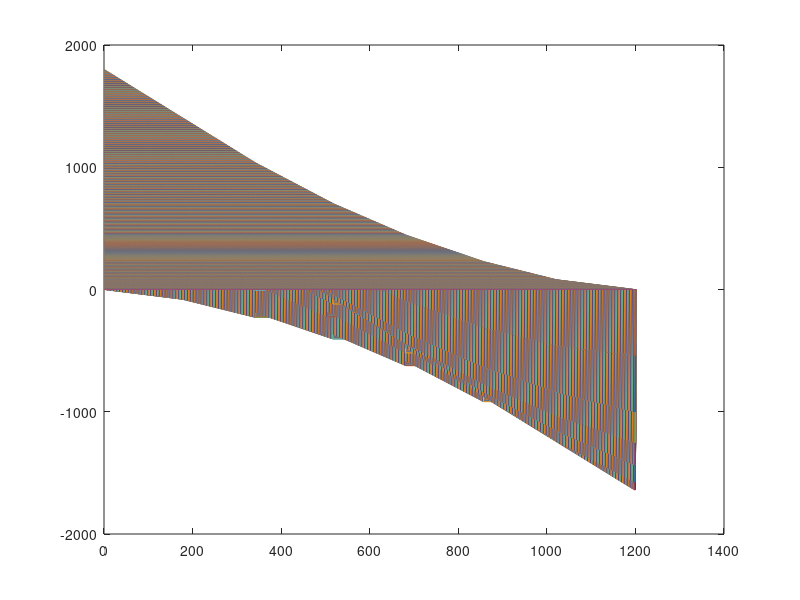
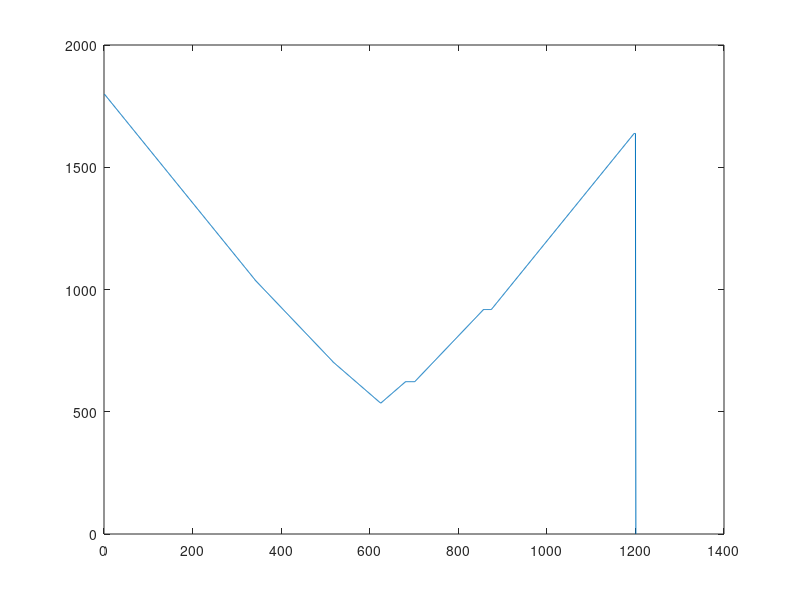
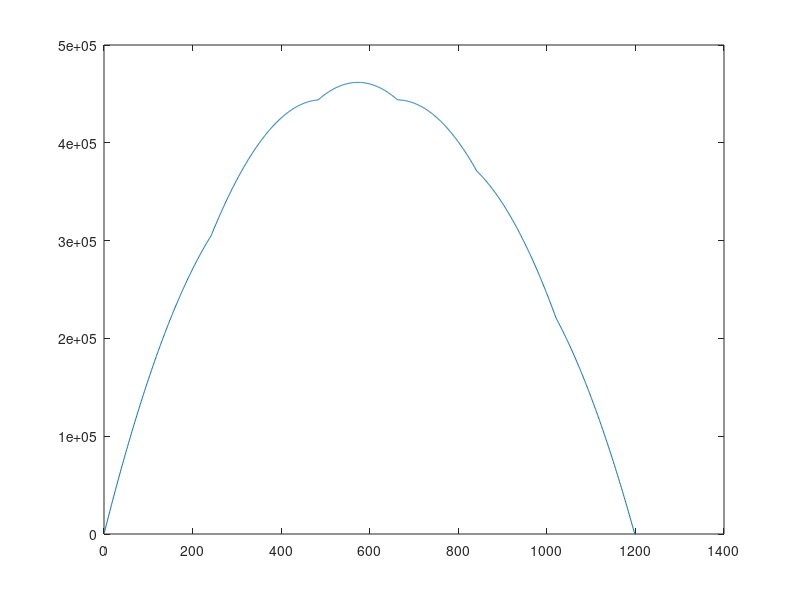

MATLAB code for these plots, in order:
clear; close all;
%% 0. Initialize Parameters
L = 1200; % Length of bridge
n = 1200; % Discretize into 1 mm seg.
P = 400; % Total weight of train IF all are freight trains[N]
x = linspace(0, L, n+1); % x-axis generate n + 1 evenly spaced points

xsection1 = [0, 75 + 1.27, 100, 75;
            10, 75, 15 + 1.27, 75 - 1.27;
            10, 75 - 1.27, 10 + 1.27, 0;
            10 + 1.27, 1.27, 90 - 1.27, 0; % bottom center
            85 - 1.27, 75, 90, 75 - 1.27;
            90 - 1.27, 75 - 1.27, 90, 0];
xsection2 = [0, 75 + 1.27, 100, 75;
            10, 75, 15 + 1.27, 75 - 1.27;
            10, 75 - 1.27, 10 + 1.27, 0;
            10 + 1.27, 1.27, 90 - 1.27, 0; % bottom center
            85 - 1.27, 75, 90, 75 - 1.27;
            90 - 1.27, 75 - 1.27, 90, 0];

xsections = {xsection1, xsection2}; % list of all cross sections

xsectionpts = [0, 1200]; % define where the x section change is. Size is n - 1

numxsections = length(xsections);

glueheights = [75, 50];
numglues = 2;

%% 1. SFD, BMD under train loading
x_train = [52 228 392 568 732 908] - 51; % Train Load Locations
P_train_LC1 = [1 1 1 1 1 1] * P/6;
P_train_LC2 = [1.35 1.35 1 1 1 1] * P;

P_train = P_train_LC2;

train_locs = x(x < (L - x_train(end))) + 1;
train_locs = (1-x_train(end)):1:L - 2;

n_train = length(train_locs); % num of train locations
SFDi = zeros(n_train, n+1); % 1 SFD for each train loc.
BMDi = zeros(n_train, n+1); % 1 BMD for each train loc.

% Solve for SFD and BMD with the train at different locations
for i = 1:n_train
    % start location of train
    locs = train_locs(i) + x_train;

    locs = locs(locs > 1 & locs < L - 2);
    
    p_applicable = P_train(locs > 1 & locs < L - 2);

    % sum of moments at A eqn
    By = sum((locs) .* p_applicable) / L;
    % sum of Fy eqn 
    Ay = sum(p_applicable) - By;
 
    % construct applied loads
    w = zeros(1, n + 1);
    w(locs) = -p_applicable;
    w(1) = Ay;
    w(n + 1) = By;
    
    SFDi(i, :) = cumsum(w);
    BMDi(i, :) = cumsum(SFDi(i,:));
    plot(x + 1, SFDi(i, :))
    hold on

end
hold off
SFE = max(abs(SFDi)); % SFD envelope
BME = max(BMDi); % BMD envelope

figure
plot(x + 1, SFE)
figure
plot(x + 1, BME)

%% 2. Geometric properties of cross sections



ybars = zeros(1, numxsections);
Is = zeros(1, numxsections);
QCent = zeros(1, numxsections);
Qglues = zeros(numxsections, numglues);

for i = 1:numxsections
    % ybar, I, Qcent
    % sum the areas times distance to centroid of each individual square
    sumAD = 0;
    sumAreas = 0;
    for j = 1:length(xsections{i})
        % ybar
        ax = xsections{i}(j, 1);
        ay = xsections{i}(j, 2);
        bx = xsections{i}(j, 3);
        by = xsections{i}(j, 4);
        sumAD = sumAD + (bx - ax) * (ay - by) * (by + ay) / 2;
        sumAreas = sumAreas + (bx - ax) * (ay - by);

    end
    ybars(i) = sumAD / sumAreas;

    % I
    % bh^3/12 for every bit
    Itot = 0;
    for j = 1:length(xsections{i})
        ax = xsections{i}(j, 1);
        ay = xsections{i}(j, 2);
        bx = xsections{i}(j, 3);
        by = xsections{i}(j, 4);
        y = (by + ay) / 2;
        h = (ay - by);
        b = (bx - ax);
        I = b * h^3 / 12;
        ay2 = b * h * (abs(y - ybars(i)))^2;
        Itot = Itot + I + ay2;
    end
    Is(i) = Itot;
    
    % all Qs
    Qc = 0;
    Qgs = zeros(1, numglues);
    for j = 1:length(xsections{i})
        % calculate area above centroidal axis of the jth shape, as well as
        % centroid position relative to y axis
        ax = xsections{i}(j, 1);
        ay = xsections{i}(j, 2);
        bx = xsections{i}(j, 3);
        by = xsections{i}(j, 4);
        if ay > ybars(i)
            area = (bx - ax) * (ay - ybars(i));
            centY = (ay + ybars(i)) / 2;
            Qc = Qc + area * (centY - ybars(i));
        end
    end
    for j = 1:numglues
        % calculate Q from top
        Qtop = 0;
        for k = 1:length(xsections{i})
            ax = xsections{i}(j, 1);
            ay = xsections{i}(j, 2);
            bx = xsections{i}(j, 3);
            by = xsections{i}(j, 4);
            if ay > glueheights(j)
                area = (bx - ax) * (ay - glueheights(j));
                centY = (ay + glueheights(j)) / 2;
                Qtop = Qtop + area * (centY - glueheights(j));
            end
        end
        Qgs(j) = Qtop;
    end
    QCent(i) = Qc;
    Qglues(i, :) = Qgs;
end


